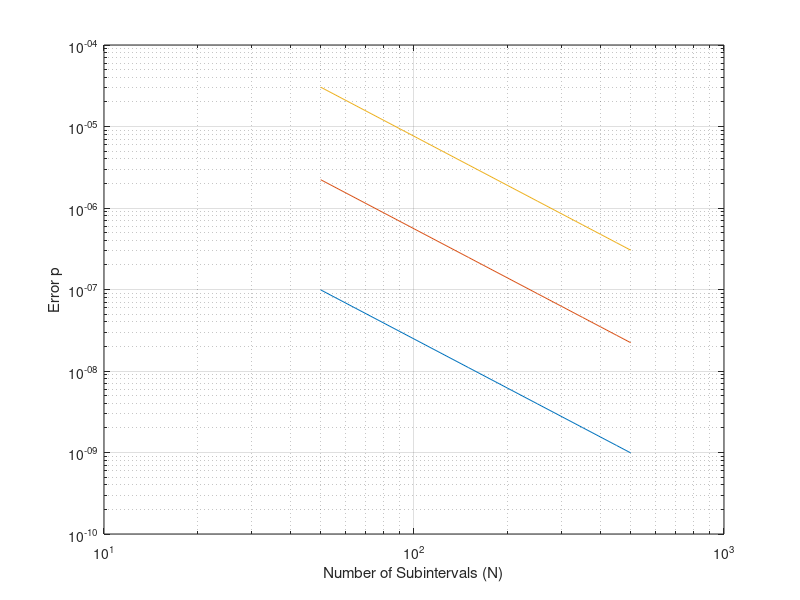

This figure's MATLAB source: (Note: this script raises an error after producing the figure.)
%% Assignment a)

figure(1)

% g(x) function
function y = g_function(x)
    y = 2/(sqrt(pi))*exp(-x.^2);
end

function I = trapets(a, b, g, N)
    % a: Start of the interval
    % b: End of the interval
    % g: Function handle to integrate
    % N: Number of subintervals

    step_length = (b - a) / N;
    x = linspace(a, b, N + 1);
    y = g(x);

    I = step_length * (sum(y) - (y(1) + y(end)) / 2);

end


N_step = 50;
N_range = N_step:N_step:500;
x_values = [0.11, 0.32, 1.14];

error_array = zeros(3, length(N_range));


% Error calculation for each N, and each x
for i = 1:length(x_values)
    for j = 1:length(error_array)
        error_array(j, i) = abs(erf(x_values(i)) - trapets(0, x_values(i), @g_function, j*N_step));
    end
end

% Plotting Code
loglog(N_range, error_array(:, 1));
xlabel('Number of Subintervals (N)');
ylabel('Error p');
grid on;
hold on;
loglog(N_range, error_array(:, 2));
hold on;
loglog(N_range, error_array(:, 3));
hold off;
G

% x = 0.11 : C = 0.1813049167
% x = 0.32 : C = 0.1349920833
% x = 1.14 : C = 0.08199691667


%% Assignment b)




%% Assignment c)






